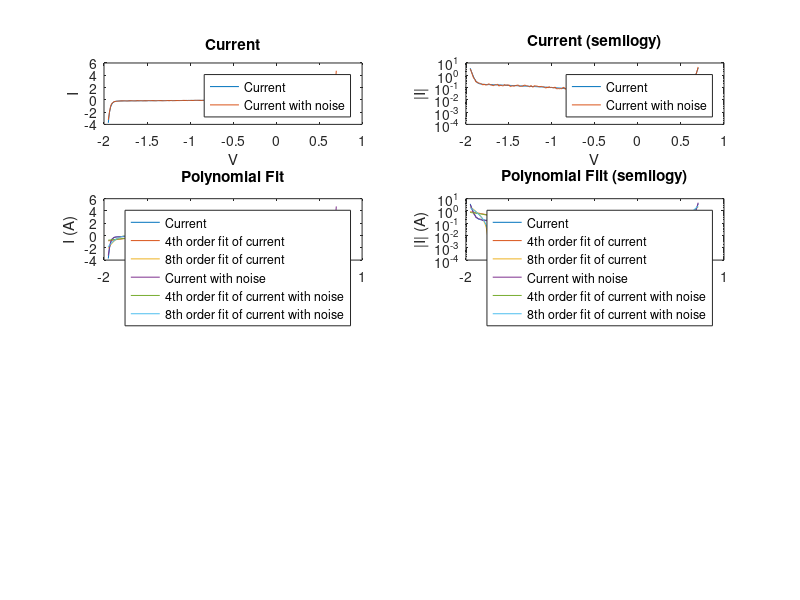

MATLAB code to generate this figure: (Note: this script raises an error after producing the figure.)
%Generate Data
V = linspace(-1.95, 0.7, 200);
Is = 0.01e-12;
Ib = 0.1e-12;
Vb = 1.3;
Gp = 0.1;

ideal_diode = Is*(exp((1.2.*V)/0.025)-1);
r_par = Gp.*V;
breakdw = Ib*(exp((-1.2/0.025).*(V + Vb))-1);

I = ideal_diode + r_par - breakdw; 

rand = 0.2 + (-0.2-0.2)*rand(1,200);

Inoise = I + I.*rand;

figure(1);
subplot(4,2,1);
plot(V, I);
hold on;
plot(V, Inoise);
title('Current');
xlabel('V');
ylabel('I');
legend('Current', 'Current with noise');
hold off;

subplot(4,2,2);
semilogy(V, abs(I));
hold on;
semilogy(V, abs(Inoise));
title('Current (semilogy)');
xlabel('V');
ylabel('|I|');
legend('Current', 'Current with noise');
hold off;


% Polynomial fitting

I4 = polyfit(V, I, 4);
I8 = polyfit(V, I, 8);

Inoise4 = polyfit(V, Inoise, 4);
Inoise8 = polyfit(V, Inoise, 8);

subplot(4,2,3);
plot(V, I);
hold on;
plot(V, polyval(I4, V));
hold on;
plot(V, polyval(I8, V));
hold on;
plot(V, Inoise);
hold on;
plot(V, polyval(Inoise4, V));
hold on;
plot(V, polyval(Inoise8, V));
title('Polynomial Fit');
xlabel('V (V)');
ylabel('I (A)');
legend('Current', '4th order fit of current','8th order fit of current', 'Current with noise', '4th order fit of current with noise','8th order fit of current with noise');
hold off;

subplot(4,2,4);
semilogy(V, abs(I));
hold on;
semilogy(V, abs(polyval(I4, V)));
hold on;
semilogy(V, abs(polyval(I8, V)));
hold on;
semilogy(V, abs(Inoise));
hold on;
semilogy(V, abs(polyval(Inoise4, V)));
hold on;
semilogy(V, abs(polyval(Inoise8, V)));
title('Polynomial Filt (semilogy)');
xlabel('V (V)');
ylabel('|I| (A)');
legend('Current', '4th order fit of current','8th order fit of current', 'Current with noise', '4th order fit of current with noise','8th order fit of current with noise');
hold off;

% Nonlinear curve fitting
%a
fo= fittype('A.*(exp(1.2*x/25e-3)-1) + B.*x - C*(exp(1.2*(-(x+D))/25e-3)-1)');
fo_a = fittype('A.*(exp((1.2.*x)/0.025)-1) + 0.1.*x - C*(exp((-1.2/0.025).*(x + 1.3))-1)');
ff_a = fit(transpose(V),transpose(I),fo_a);
If_a = ff_a(V);

%b
fo_b = fittype('A.*(exp((1.2.*x)/0.025)-1) + B.*x - C*(exp((-1.2/0.025).*(x + 1.3))-1)');
ff_b = fit(transpose(V),transpose(I),fo_b);
If_b = ff_b(V);

%c
fo_c = fittype('A.*(exp((1.2.*x)/0.025)-1) + B.*x - C*(exp((-1.2/0.025).*(x + D))-1)');
ff_c = fit(transpose(V),transpose(I),fo_c);
If_c = ff_c(V);

subplot(4,2,5);
plot(V, I);
hold on;
plot(V, If_a);
hold on;
plot(V, If_b);
hold on;
plot(V, If_c);
title('Nonlinear curve Fitting');
xlabel('V (V)');
ylabel('I (A)');
legend('Current', 'Fit with 2 unknown','Fit with 3 unknown','Fit with 4 unknown');
hold off;

subplot(4,2,6);
semilogy(V, I);
hold on;
semilogy(V, If_a);
hold on;
semilogy(V, If_b);
hold on;
semilogy(V, If_c);
title('Nonlinear curve Fitting (semilogy)');
xlabel('V (V)');
ylabel('|I| (A)');
legend('Current', 'Fit with 2 unknown','Fit with 3 unknown','Fit with 4 unknown');
hold off;

%Neural Net Model
inputs = V;
targets = I;
hiddenLayerSize = 10;
net = fitnet(hiddenLayerSize); 
net.divideParam.trainRatio = 70/100; 
net.divideParam.valRatio = 15/100; 
net.divideParam.testRatio = 15/100; 
[net,tr] = train(net,inputs,targets);
outputs = net(inputs);
errors = gsubtract(outputs,targets); 
performance = perform(net,targets,outputs); 
view(net)
Inn = outputs;


subplot(4,2,7);
plot(V, I);
hold on;
plot(V, Inn);
title('Neural Net Model');
xlabel('V (V)');
ylabel('I (A)');
legend('Current', 'Neural Net Model');
hold off;

subplot(4,2,8);
semilogy(V, I);
hold on;
plot(V, Inn);
title('Neural Net Model (semilogy)');
xlabel('V (V)');
ylabel('I (A)');
legend('Current', 'Neural Net Model');
hold off;